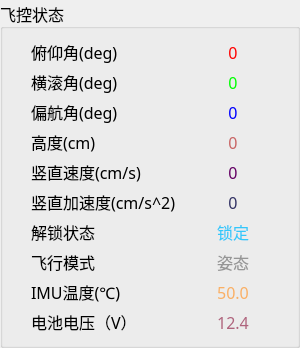
      <widget class="QGroupBox" name="groupBox">
       <property name="sizePolicy">
        <sizepolicy hsizetype="Fixed" vsizetype="Expanding">
         <horstretch>0</horstretch>
         <verstretch>0</verstretch>
        </sizepolicy>
       </property>
       <property name="minimumSize">
        <size>
         <width>300</width>
         <height>0</height>
        </size>
       </property>
       <property name="font">
        <font>
         <family>3ds</family>
         <pointsize>12</pointsize>
        </font>
       </property>
       <property name="title">
        <string>飞控状态</string>
       </property>
       <property name="alignment">
        <set>Qt::AlignLeading|Qt::AlignLeft|Qt::AlignVCenter</set>
       </property>
       <property name="flat">
        <bool>false</bool>
       </property>
       <property name="checkable">
        <bool>false</bool>
       </property>
       <layout class="QVBoxLayout" name="verticalLayout_5">
        <item>
         <layout class="QGridLayout" name="gridLayout_5">
          <property name="horizontalSpacing">
           <number>0</number>
          </property>
          <item row="10" column="0">
           <widget class="QLabel" name="label_v">
            <property name="sizePolicy">
             <sizepolicy hsizetype="Fixed" vsizetype="Expanding">
              <horstretch>0</horstretch>
              <verstretch>0</verstretch>
             </sizepolicy>
            </property>
            <property name="minimumSize">
             <size>
              <width>150</width>
              <height>0</height>
             </size>
            </property>
            <property name="font">
             <font>
              <family>3ds</family>
              <pointsize>12</pointsize>
              <weight>50</weight>
              <italic>false</italic>
              <bold>false</bold>
              <underline>false</underline>
              <kerning>true</kerning>
             </font>
            </property>
            <property name="mouseTracking">
             <bool>false</bool>
            </property>
            <property name="acceptDrops">
             <bool>false</bool>
            </property>
            <property name="layoutDirection">
             <enum>Qt::LeftToRight</enum>
            </property>
            <property name="styleSheet">
             <string notr="true">QLabel
{ 
	color: rgb(0, 0, 0); 
} </string>
            </property>
            <property name="text">
             <string>电池电压（V）</string>
            </property>
            <property name="alignment">
             <set>Qt::AlignLeading|Qt::AlignLeft|Qt::AlignVCenter</set>
            </property>
           </widget>
          </item>
          <item row="4" column="0">
           <widget class="QLabel" name="label_alt">
            <property name="sizePolicy">
             <sizepolicy hsizetype="Fixed" vsizetype="Expanding">
              <horstretch>0</horstretch>
              <verstretch>0</verstretch>
             </sizepolicy>
            </property>
            <property name="minimumSize">
             <size>
              <width>150</width>
              <height>0</height>
             </size>
            </property>
            <property name="font">
             <font>
              <family>3ds</family>
              <pointsize>12</pointsize>
              <weight>50</weight>
              <italic>false</italic>
              <bold>false</bold>
              <underline>false</underline>
              <kerning>true</kerning>
             </font>
            </property>
            <property name="mouseTracking">
             <bool>false</bool>
            </property>
            <property name="acceptDrops">
             <bool>false</bool>
            </property>
            <property name="layoutDirection">
             <enum>Qt::LeftToRight</enum>
            </property>
            <property name="styleSheet">
             <string notr="true">QLabel
{ 
	color: rgb(0, 0, 0); 
} </string>
            </property>
            <property name="text">
             <string>高度(cm)</string>
            </property>
            <property name="alignment">
             <set>Qt::AlignLeading|Qt::AlignLeft|Qt::AlignVCenter</set>
            </property>
           </widget>
          </item>
          <item row="10" column="1">
           <widget class="QLabel" name="vbat">
            <property name="sizePolicy">
             <sizepolicy hsizetype="Fixed" vsizetype="Expanding">
              <horstretch>0</horstretch>
              <verstretch>0</verstretch>
             </sizepolicy>
            </property>
            <property name="minimumSize">
             <size>
              <width>70</width>
              <height>0</height>
             </size>
            </property>
            <property name="font">
             <font>
              <family>微软雅黑</family>
              <pointsize>12</pointsize>
              <weight>50</weight>
              <italic>false</italic>
              <bold>false</bold>
              <underline>false</underline>
             </font>
            </property>
            <property name="styleSheet">
             <string notr="true">QLabel
{ 
	color: rgb(175, 100, 125); 
} </string>
            </property>
            <property name="text">
             <string>12.4</string>
            </property>
            <property name="alignment">
             <set>Qt::AlignCenter</set>
            </property>
           </widget>
          </item>
          <item row="8" column="1">
           <widget class="QLabel" name="flightmode">
            <property name="sizePolicy">
             <sizepolicy hsizetype="Fixed" vsizetype="Expanding">
              <horstretch>0</horstretch>
              <verstretch>0</verstretch>
             </sizepolicy>
            </property>
            <property name="minimumSize">
             <size>
              <width>70</width>
              <height>0</height>
             </size>
            </property>
            <property name="font">
             <font>
              <family>微软雅黑</family>
              <pointsize>12</pointsize>
              <weight>50</weight>
              <italic>false</italic>
              <bold>false</bold>
              <underline>false</underline>
             </font>
            </property>
            <property name="styleSheet">
             <string notr="true">QLabel
{ 
	color: rgb(150, 150, 150); 
} </string>
            </property>
            <property name="text">
             <string>姿态</string>
            </property>
            <property name="alignment">
             <set>Qt::AlignCenter</set>
            </property>
           </widget>
          </item>
          <item row="5" column="1">
           <widget class="QLabel" name="vz">
            <property name="sizePolicy">
             <sizepolicy hsizetype="Fixed" vsizetype="Expanding">
              <horstretch>0</horstretch>
              <verstretch>0</verstretch>
             </sizepolicy>
            </property>
            <property name="minimumSize">
             <size>
              <width>70</width>
              <height>0</height>
             </size>
            </property>
            <property name="font">
             <font>
              <family>微软雅黑</family>
              <pointsize>12</pointsize>
              <weight>50</weight>
              <italic>false</italic>
              <bold>false</bold>
              <underline>false</underline>
             </font>
            </property>
            <property name="styleSheet">
             <string notr="true">QLabel
{ 
	color: rgb(100, 0, 100); 
} </string>
            </property>
            <property name="text">
             <string>0</string>
            </property>
            <property name="alignment">
             <set>Qt::AlignCenter</set>
            </property>
           </widget>
          </item>
          <item row="7" column="0">
           <widget class="QLabel" name="label_arm">
            <property name="sizePolicy">
             <sizepolicy hsizetype="Fixed" vsizetype="Expanding">
              <horstretch>0</horstretch>
              <verstretch>0</verstretch>
             </sizepolicy>
            </property>
            <property name="minimumSize">
             <size>
              <width>150</width>
              <height>0</height>
             </size>
            </property>
            <property name="font">
             <font>
              <family>3ds</family>
              <pointsize>12</pointsize>
              <weight>50</weight>
              <italic>false</italic>
              <bold>false</bold>
              <underline>false</underline>
              <kerning>true</kerning>
             </font>
            </property>
            <property name="mouseTracking">
             <bool>false</bool>
            </property>
            <property name="acceptDrops">
             <bool>false</bool>
            </property>
            <property name="layoutDirection">
             <enum>Qt::LeftToRight</enum>
            </property>
            <property name="styleSheet">
             <string notr="true">QLabel
{ 
	color: rgb(0, 0, 0); 
} </string>
            </property>
            <property name="text">
             <string>解锁状态</string>
            </property>
            <property name="alignment">
             <set>Qt::AlignLeading|Qt::AlignLeft|Qt::AlignVCenter</set>
            </property>
           </widget>
          </item>
          <item row="9" column="0">
           <widget class="QLabel" name="label_temp">
            <property name="sizePolicy">
             <sizepolicy hsizetype="Fixed" vsizetype="Expanding">
              <horstretch>0</horstretch>
              <verstretch>0</verstretch>
             </sizepolicy>
            </property>
            <property name="minimumSize">
             <size>
              <width>150</width>
              <height>0</height>
             </size>
            </property>
            <property name="font">
             <font>
              <family>3ds</family>
              <pointsize>12</pointsize>
              <weight>50</weight>
              <italic>false</italic>
              <bold>false</bold>
              <underline>false</underline>
              <kerning>true</kerning>
             </font>
            </property>
            <property name="mouseTracking">
             <bool>false</bool>
            </property>
            <property name="acceptDrops">
             <bool>false</bool>
            </property>
            <property name="layoutDirection">
             <enum>Qt::LeftToRight</enum>
            </property>
            <property name="styleSheet">
             <string notr="true">QLabel
{ 
	color: rgb(0, 0, 0); 
} </string>
            </property>
            <property name="text">
             <string>IMU温度(℃)</string>
            </property>
            <property name="alignment">
             <set>Qt::AlignLeading|Qt::AlignLeft|Qt::AlignVCenter</set>
            </property>
           </widget>
          </item>
          <item row="6" column="1">
           <widget class="QLabel" name="accelz">
            <property name="sizePolicy">
             <sizepolicy hsizetype="Fixed" vsizetype="Expanding">
              <horstretch>0</horstretch>
              <verstretch>0</verstretch>
             </sizepolicy>
            </property>
            <property name="minimumSize">
             <size>
              <width>70</width>
              <height>0</height>
             </size>
            </property>
            <property name="font">
             <font>
              <family>微软雅黑</family>
              <pointsize>12</pointsize>
              <weight>50</weight>
              <italic>false</italic>
              <bold>false</bold>
              <underline>false</underline>
             </font>
            </property>
            <property name="styleSheet">
             <string notr="true">QLabel
{ 
	color: rgb(50, 50, 100); 
} </string>
            </property>
            <property name="text">
             <string>0</string>
            </property>
            <property name="alignment">
             <set>Qt::AlignCenter</set>
            </property>
           </widget>
          </item>
          <item row="7" column="1">
           <widget class="QLabel" name="armed">
            <property name="sizePolicy">
             <sizepolicy hsizetype="Fixed" vsizetype="Expanding">
              <horstretch>0</horstretch>
              <verstretch>0</verstretch>
             </sizepolicy>
            </property>
            <property name="minimumSize">
             <size>
              <width>70</width>
              <height>0</height>
             </size>
            </property>
            <property name="font">
             <font>
              <family>微软雅黑</family>
              <pointsize>12</pointsize>
              <weight>50</weight>
              <italic>false</italic>
              <bold>false</bold>
              <underline>false</underline>
             </font>
            </property>
            <property name="styleSheet">
             <string notr="true">QLabel
{ 
	color: rgb(50, 200, 250); 
} </string>
            </property>
            <property name="text">
             <string>锁定</string>
            </property>
            <property name="alignment">
             <set>Qt::AlignCenter</set>
            </property>
           </widget>
          </item>
          <item row="8" column="0">
           <widget class="QLabel" name="label_flightmode">
            <property name="sizePolicy">
             <sizepolicy hsizetype="Fixed" vsizetype="Expanding">
              <horstretch>0</horstretch>
              <verstretch>0</verstretch>
             </sizepolicy>
            </property>
            <property name="minimumSize">
             <size>
              <width>150</width>
              <height>0</height>
             </size>
            </property>
            <property name="font">
             <font>
              <family>3ds</family>
              <pointsize>12</pointsize>
              <weight>50</weight>
              <italic>false</italic>
              <bold>false</bold>
              <underline>false</underline>
              <kerning>true</kerning>
             </font>
            </property>
            <property name="mouseTracking">
             <bool>false</bool>
            </property>
            <property name="acceptDrops">
             <bool>false</bool>
            </property>
            <property name="layoutDirection">
             <enum>Qt::LeftToRight</enum>
            </property>
            <property name="styleSheet">
             <string notr="true">QLabel
{ 
	color: rgb(0, 0, 0); 
} </string>
            </property>
            <property name="text">
             <string>飞行模式</string>
            </property>
            <property name="alignment">
             <set>Qt::AlignLeading|Qt::AlignLeft|Qt::AlignVCenter</set>
            </property>
           </widget>
          </item>
          <item row="1" column="0">
           <widget class="QLabel" name="lb_pitch">
            <property name="sizePolicy">
             <sizepolicy hsizetype="Fixed" vsizetype="Expanding">
              <horstretch>0</horstretch>
              <verstretch>0</verstretch>
             </sizepolicy>
            </property>
            <property name="minimumSize">
             <size>
              <width>150</width>
              <height>0</height>
             </size>
            </property>
            <property name="font">
             <font>
              <family>3ds</family>
              <pointsize>12</pointsize>
              <weight>50</weight>
              <italic>false</italic>
              <bold>false</bold>
              <underline>false</underline>
              <kerning>true</kerning>
             </font>
            </property>
            <property name="mouseTracking">
             <bool>false</bool>
            </property>
            <property name="acceptDrops">
             <bool>false</bool>
            </property>
            <property name="layoutDirection">
             <enum>Qt::LeftToRight</enum>
            </property>
            <property name="styleSheet">
             <string notr="true">QLabel
{ 
	color: rgb(0, 0, 0); 
} </string>
            </property>
            <property name="text">
             <string>俯仰角(deg)</string>
            </property>
            <property name="alignment">
             <set>Qt::AlignLeading|Qt::AlignLeft|Qt::AlignVCenter</set>
            </property>
           </widget>
          </item>
          <item row="6" column="0">
           <widget class="QLabel" name="label_az">
            <property name="sizePolicy">
             <sizepolicy hsizetype="Fixed" vsizetype="Expanding">
              <horstretch>0</horstretch>
              <verstretch>0</verstretch>
             </sizepolicy>
            </property>
            <property name="minimumSize">
             <size>
              <width>150</width>
              <height>0</height>
             </size>
            </property>
            <property name="font">
             <font>
              <family>3ds</family>
              <pointsize>12</pointsize>
              <weight>50</weight>
              <italic>false</italic>
              <bold>false</bold>
              <underline>false</underline>
              <kerning>true</kerning>
             </font>
            </property>
            <property name="mouseTracking">
             <bool>false</bool>
            </property>
            <property name="acceptDrops">
             <bool>false</bool>
            </property>
            <property name="layoutDirection">
             <enum>Qt::LeftToRight</enum>
            </property>
            <property name="styleSheet">
             <string notr="true">QLabel
{ 
	color: rgb(0, 0, 0); 
} </string>
            </property>
            <property name="text">
             <string>竖直加速度(cm/s^2)</string>
            </property>
            <property name="alignment">
             <set>Qt::AlignLeading|Qt::AlignLeft|Qt::AlignVCenter</set>
            </property>
           </widget>
          </item>
          <item row="3" column="0">
           <widget class="QLabel" name="label_yaw">
            <property name="sizePolicy">
             <sizepolicy hsizetype="Fixed" vsizetype="Expanding">
              <horstretch>0</horstretch>
              <verstretch>0</verstretch>
             </sizepolicy>
            </property>
            <property name="minimumSize">
             <size>
              <width>150</width>
              <height>0</height>
             </size>
            </property>
            <property name="font">
             <font>
              <family>3ds</family>
              <pointsize>12</pointsize>
              <weight>50</weight>
              <italic>false</italic>
              <bold>false</bold>
              <underline>false</underline>
              <kerning>true</kerning>
             </font>
            </property>
            <property name="mouseTracking">
             <bool>false</bool>
            </property>
            <property name="acceptDrops">
             <bool>false</bool>
            </property>
            <property name="layoutDirection">
             <enum>Qt::LeftToRight</enum>
            </property>
            <property name="styleSheet">
             <string notr="true">QLabel
{ 
	color: rgb(0, 0, 0); 
} </string>
            </property>
            <property name="text">
             <string>偏航角(deg)</string>
            </property>
            <property name="alignment">
             <set>Qt::AlignLeading|Qt::AlignLeft|Qt::AlignVCenter</set>
            </property>
           </widget>
          </item>
          <item row="5" column="0">
           <widget class="QLabel" name="label_vz">
            <property name="sizePolicy">
             <sizepolicy hsizetype="Fixed" vsizetype="Expanding">
              <horstretch>0</horstretch>
              <verstretch>0</verstretch>
             </sizepolicy>
            </property>
            <property name="minimumSize">
             <size>
              <width>150</width>
              <height>0</height>
             </size>
            </property>
            <property name="font">
             <font>
              <family>3ds</family>
              <pointsize>12</pointsize>
              <weight>50</weight>
              <italic>false</italic>
              <bold>false</bold>
              <underline>false</underline>
              <kerning>true</kerning>
             </font>
            </property>
            <property name="mouseTracking">
             <bool>false</bool>
            </property>
            <property name="acceptDrops">
             <bool>false</bool>
            </property>
            <property name="layoutDirection">
             <enum>Qt::LeftToRight</enum>
            </property>
            <property name="styleSheet">
             <string notr="true">QLabel
{ 
	color: rgb(0, 0, 0); 
} </string>
            </property>
            <property name="text">
             <string>竖直速度(cm/s)</string>
            </property>
            <property name="alignment">
             <set>Qt::AlignLeading|Qt::AlignLeft|Qt::AlignVCenter</set>
            </property>
           </widget>
          </item>
          <item row="3" column="1">
           <widget class="QLabel" name="yaw">
            <property name="sizePolicy">
             <sizepolicy hsizetype="Fixed" vsizetype="Expanding">
              <horstretch>0</horstretch>
              <verstretch>0</verstretch>
             </sizepolicy>
            </property>
            <property name="minimumSize">
             <size>
              <width>70</width>
              <height>0</height>
             </size>
            </property>
            <property name="font">
             <font>
              <family>微软雅黑</family>
              <pointsize>12</pointsize>
              <weight>50</weight>
              <italic>false</italic>
              <bold>false</bold>
              <underline>false</underline>
             </font>
            </property>
            <property name="styleSheet">
             <string notr="true">QLabel
{ 
	color: rgb(0, 0, 255); 
} 
</string>
            </property>
            <property name="text">
             <string>0</string>
            </property>
            <property name="alignment">
             <set>Qt::AlignCenter</set>
            </property>
           </widget>
          </item>
          <item row="1" column="1">
           <widget class="QLabel" name="pitch">
            <property name="sizePolicy">
             <sizepolicy hsizetype="Fixed" vsizetype="Expanding">
              <horstretch>0</horstretch>
              <verstretch>0</verstretch>
             </sizepolicy>
            </property>
            <property name="minimumSize">
             <size>
              <width>70</width>
              <height>0</height>
             </size>
            </property>
            <property name="font">
             <font>
              <family>微软雅黑</family>
              <pointsize>12</pointsize>
              <weight>50</weight>
              <italic>false</italic>
              <bold>false</bold>
              <underline>false</underline>
             </font>
            </property>
            <property name="styleSheet">
             <string notr="true">QLabel
{ 
	color: rgb(255, 0, 0); 
}</string>
            </property>
            <property name="text">
             <string>0</string>
            </property>
            <property name="alignment">
             <set>Qt::AlignCenter</set>
            </property>
           </widget>
          </item>
          <item row="2" column="0">
           <widget class="QLabel" name="lb_roll">
            <property name="sizePolicy">
             <sizepolicy hsizetype="Fixed" vsizetype="Expanding">
              <horstretch>0</horstretch>
              <verstretch>0</verstretch>
             </sizepolicy>
            </property>
            <property name="minimumSize">
             <size>
              <width>150</width>
              <height>0</height>
             </size>
            </property>
            <property name="font">
             <font>
              <family>3ds</family>
              <pointsize>12</pointsize>
              <weight>50</weight>
              <italic>false</italic>
              <bold>false</bold>
              <underline>false</underline>
              <kerning>true</kerning>
             </font>
            </property>
            <property name="mouseTracking">
             <bool>false</bool>
            </property>
            <property name="acceptDrops">
             <bool>false</bool>
            </property>
            <property name="layoutDirection">
             <enum>Qt::LeftToRight</enum>
            </property>
            <property name="styleSheet">
             <string notr="true">QLabel
{ 
	color: rgb(0, 0, 0); 
} </string>
            </property>
            <property name="text">
             <string>横滚角(deg)</string>
            </property>
            <property name="alignment">
             <set>Qt::AlignLeading|Qt::AlignLeft|Qt::AlignVCenter</set>
            </property>
           </widget>
          </item>
          <item row="4" column="1">
           <widget class="QLabel" name="alt">
            <property name="sizePolicy">
             <sizepolicy hsizetype="Fixed" vsizetype="Expanding">
              <horstretch>0</horstretch>
              <verstretch>0</verstretch>
             </sizepolicy>
            </property>
            <property name="minimumSize">
             <size>
              <width>70</width>
              <height>0</height>
             </size>
            </property>
            <property name="font">
             <font>
              <family>微软雅黑</family>
              <pointsize>12</pointsize>
              <weight>50</weight>
              <italic>false</italic>
              <bold>false</bold>
              <underline>false</underline>
             </font>
            </property>
            <property name="styleSheet">
             <string notr="true">QLabel
{ 
	color: rgb(200, 100, 100); 
} </string>
            </property>
            <property name="text">
             <string>0</string>
            </property>
            <property name="alignment">
             <set>Qt::AlignCenter</set>
            </property>
           </widget>
          </item>
          <item row="9" column="1">
           <widget class="QLabel" name="imu_temp">
            <property name="sizePolicy">
             <sizepolicy hsizetype="Fixed" vsizetype="Expanding">
              <horstretch>0</horstretch>
              <verstretch>0</verstretch>
             </sizepolicy>
            </property>
            <property name="minimumSize">
             <size>
              <width>70</width>
              <height>0</height>
             </size>
            </property>
            <property name="font">
             <font>
              <family>微软雅黑</family>
              <pointsize>12</pointsize>
              <weight>50</weight>
              <italic>false</italic>
              <bold>false</bold>
              <underline>false</underline>
             </font>
            </property>
            <property name="styleSheet">
             <string notr="true">QLabel
{ 
	color: rgb(250, 175, 100); 
} </string>
            </property>
            <property name="text">
             <string>50.0</string>
            </property>
            <property name="alignment">
             <set>Qt::AlignCenter</set>
            </property>
           </widget>
          </item>
          <item row="2" column="1">
           <widget class="QLabel" name="roll">
            <property name="sizePolicy">
             <sizepolicy hsizetype="Fixed" vsizetype="Expanding">
              <horstretch>0</horstretch>
              <verstretch>0</verstretch>
             </sizepolicy>
            </property>
            <property name="minimumSize">
             <size>
              <width>70</width>
              <height>0</height>
             </size>
            </property>
            <property name="font">
             <font>
              <family>微软雅黑</family>
              <pointsize>12</pointsize>
              <weight>50</weight>
              <italic>false</italic>
              <bold>false</bold>
              <underline>false</underline>
             </font>
            </property>
            <property name="styleSheet">
             <string notr="true">QLabel
{ 
	color: rgb(0, 255, 0); 
} </string>
            </property>
            <property name="text">
             <string>0</string>
            </property>
            <property name="alignment">
             <set>Qt::AlignCenter</set>
            </property>
           </widget>
          </item>
         </layout>
        </item>
       </layout>
      </widget>
